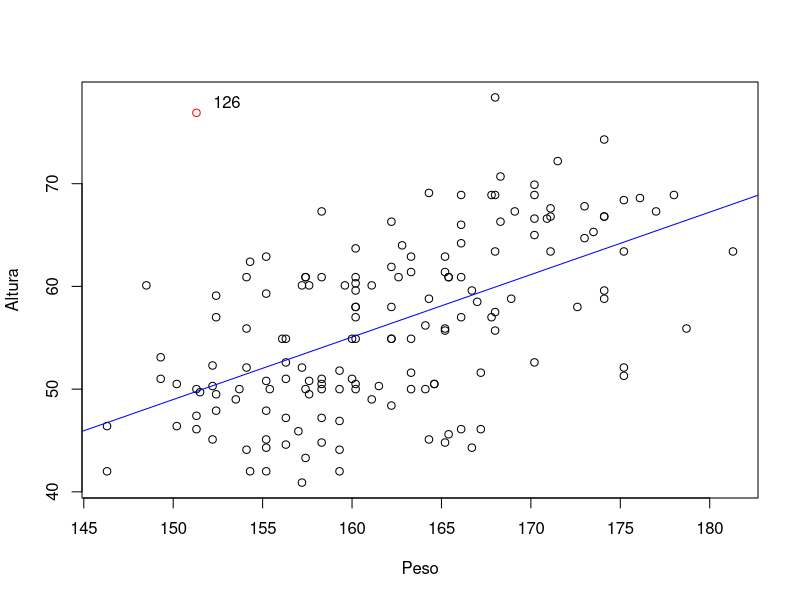
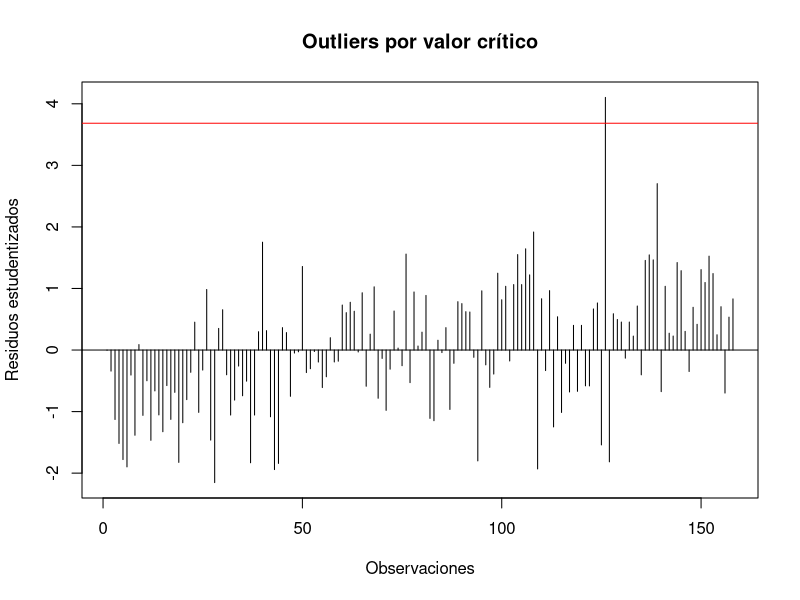
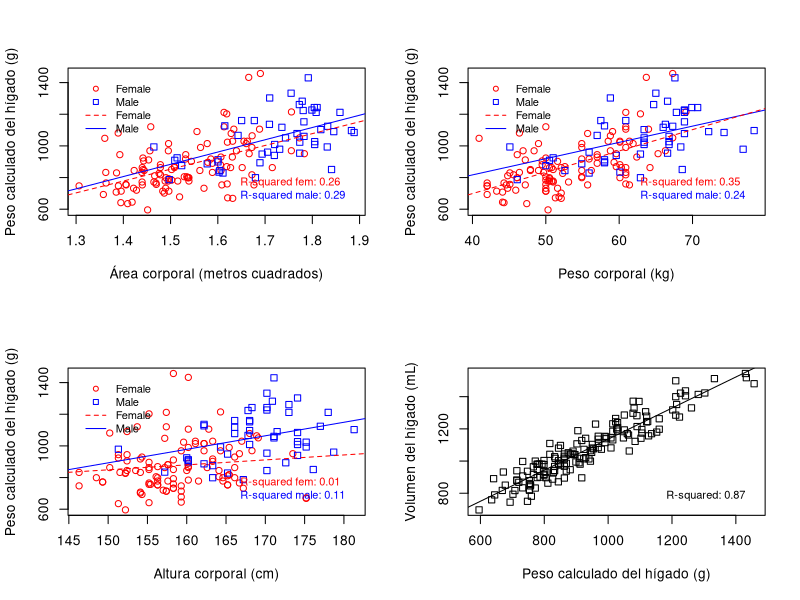

Write the R code that produced these figures, in order.
## ---- chunk 1
# knitr options

# Do not display code in output document
knitr::opts_chunk$set(echo = TRUE,
                      message = FALSE,
                      warning = FALSE,
                      fig.align = "center")
## ---- chunk 2
# 'data' contains raw source data.
# 'intermediateData' contains .RData objects with processed data.
# 'results' stores the final report files.

directories <- c("data", "results", "intermediateData", "images")

# Create directories
lapply(directories, function(x){
  if (!(dir.exists(x))){
    dir.create(x)
  }
})
## ---- chunk 3
# Load packages
library(knitr)
library(tseries)
## ---- chunk 4
# Load data
data <- read.csv("data/chan_data.csv")
head(data)
## ---- chunk 5
str(data)
## ---- chunk 6
summary(data)
## ---- chunk 7
# Copy dataset
new_data <- data
# Add ASC
new_data[["ASC"]] <- exp(
  log(new_data[["weight"]]) * 0.425 + log(new_data[["height"]]) * 0.725 + log(0.007184))
# Add IMC
new_data[["IMC"]] <- new_data[["weight"]]/(new_data[["height"]]/100)^2

head(new_data)
## ---- chunk 8
# Peso
jarque.bera.test(new_data[["weight"]])
## ---- chunk 9
# Altura
jarque.bera.test(new_data[["height"]])
## ---- chunk 10
# Construme modelo altura-peso
mod_altura_peso <-lm(new_data[["weight"]] ~ new_data[["height"]])

# Genera grafica
plot(new_data[, c("height", "weight")],
     col = ifelse(new_data$height < 155 & new_data$weight > 70, "red", "black"),
     xlab = "Peso", ylab = "Altura"
)
abline(mod_altura_peso,
       col = "blue")
outlier <- new_data[new_data$height < 155 & new_data$weight > 70,]
text(x = ceiling(outlier$height +1),
     y = ceiling(outlier$weight +1),
     labels = rownames(outlier))
## ---- chunk 11
stud <- rstudent(mod_altura_peso)
head(sort(abs(stud), decreasing = TRUE))
## ---- chunk 12
n <- nrow(new_data) # Size
p <- 2              # Dimensions
(vc <- abs(qt(0.05/(n*2), (n-p-1)))) # Critical value (absolute) 
## ---- chunk 13
plot(stud, type = 'h',
     main="Outliers por valor crítico",
     xlab = "Observaciones",
     ylab = "Residuos estudentizados")
abline(h= vc, col = "red")
abline(h = 0)
abline(h = -vc, col = "red")
## ---- chunk 14
# Grouping by sex
grupo <- as.numeric(as.factor(new_data[["gender"]]))
## ---- chunk 15
## Function that draws graphics similars to those in the Chang paper ##

chang_draw <- function(x, y, datos, xlabel, ylabel){
# Colors
  colors <- c("red", "blue")
# Regression models
LM_male <- lm(y ~ x, data = datos, subset = (gender == "M"))
LM_female <- lm(y ~ x, data = datos, subset =(gender == "F"))
  
  # Scatterplot
plot(y ~ x, data = datos,
     pch = c(1,0)[grupo],
     col = colors[grupo],
     xlab = xlabel,
     ylab = ylabel
     )

# Regression lines
abline(LM_male, col = colors[2])
abline(LM_female, col = colors[1], lty = 2)
# Legend
legend("topleft", rep(c("Female", "Male"), 2), col = colors,
       pch = c(1,0,NA,NA), lty = c(0,0,2, 1), inset = 0.05, bty = 'n',
       cex = 0.8, pt.cex = 0.8)
# R-squared text
legend("bottomright", c(paste("R-squared fem:", round(summary(LM_female)[["r.squared"]],2)),
                        paste("R-squared male:", round(summary(LM_male)[["r.squared"]],2))),
       text.col = colors, inset = 0.05, bty = 'n', cex = 0.8)

# legend("bottomright", legend = c(nrow(data[data$gender == "M",]), nrow(data[data$gender == "F",])))
}
## ---- chunk 16
# Draw the four graphs from Chang (2011)
attach(new_data)

par(mfrow=c(2,2))
chang_draw(ASC, liver_weight, new_data, xlabel = "Área corporal (metros cuadrados)", ylabel = "Peso calculado del hígado (g)")
chang_draw(weight, liver_weight, new_data, xlabel = "Peso corporal (kg)", ylabel = "Peso calculado del hígado (g)")
chang_draw(height, liver_weight, new_data, xlabel = "Altura corporal (cm)", ylabel = "Peso calculado del hígado (g)")

plot(liver_volume ~ liver_weight, data = new_data, pch = 0, xlab = "Peso calculado del hígado (g)", ylab = "Volumen del hígado (mL)")
abline(lm(liver_volume ~ liver_weight, data = new_data))
legend("bottomright", paste("R-squared:", round(summary(lm(liver_volume ~ liver_weight))[["r.squared"]],2)), inset = 0.05, bty = 'n', cex = 0.8)
